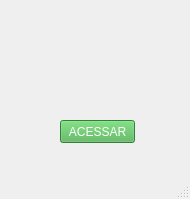
<?xml version="1.0" encoding="UTF-8"?>
<ui version="4.0">
 <class>MainWindow</class>
 <widget class="QMainWindow" name="MainWindow">
  <property name="geometry">
   <rect>
    <x>0</x>
    <y>0</y>
    <width>190</width>
    <height>199</height>
   </rect>
  </property>
  <property name="windowTitle">
   <string>Gráfica Aquarela</string>
  </property>
  <property name="windowIcon">
   <iconset>
    <normaloff>../img/logo.png</normaloff>../img/logo.png</iconset>
  </property>
  <widget class="QWidget" name="centralwidget">
   <widget class="QLabel" name="label_2">
    <property name="geometry">
     <rect>
      <x>20</x>
      <y>-40</y>
      <width>251</width>
      <height>191</height>
     </rect>
    </property>
    <property name="text">
     <string/>
    </property>
    <property name="pixmap">
     <pixmap>../img/logo150.png</pixmap>
    </property>
   </widget>
   <widget class="QLabel" name="label_5">
    <property name="geometry">
     <rect>
      <x>260</x>
      <y>320</y>
      <width>191</width>
      <height>16</height>
     </rect>
    </property>
    <property name="text">
     <string/>
    </property>
   </widget>
   <widget class="QPushButton" name="pushButton">
    <property name="geometry">
     <rect>
      <x>60</x>
      <y>120</y>
      <width>75</width>
      <height>23</height>
     </rect>
    </property>
    <property name="cursor">
     <cursorShape>PointingHandCursor</cursorShape>
    </property>
    <property name="styleSheet">
     <string notr="true">font: 63 10pt &quot;Segoe UI Semibold&quot;;

background-color: #4CAF50;
color: white;</string>
    </property>
    <property name="text">
     <string>ACESSAR</string>
    </property>
   </widget>
   <widget class="QPushButton" name="pushButton_4">
    <property name="geometry">
     <rect>
      <x>120</x>
      <y>160</y>
      <width>21</width>
      <height>21</height>
     </rect>
    </property>
    <property name="cursor">
     <cursorShape>PointingHandCursor</cursorShape>
    </property>
    <property name="styleSheet">
     <string notr="true">background-color: qradialgradient(spread:pad, cx:0, cy:0, radius:0.5, fx:0.3532, fy:0.3532, stop:1 rgba(0, 0, 0, 0));
border: none;</string>
    </property>
    <property name="text">
     <string/>
    </property>
    <property name="icon">
     <iconset>
      <normaloff>../img/wpp.png</normaloff>../img/wpp.png</iconset>
    </property>
    <property name="checkable">
     <bool>false</bool>
    </property>
   </widget>
   <widget class="QPushButton" name="pushButton_2">
    <property name="geometry">
     <rect>
      <x>60</x>
      <y>160</y>
      <width>21</width>
      <height>21</height>
     </rect>
    </property>
    <property name="cursor">
     <cursorShape>PointingHandCursor</cursorShape>
    </property>
    <property name="styleSheet">
     <string notr="true">background-color: qradialgradient(spread:pad, cx:0, cy:0, radius:0.5, fx:0.3532, fy:0.3532, stop:1 rgba(0, 0, 0, 0));
border: none;</string>
    </property>
    <property name="text">
     <string/>
    </property>
    <property name="icon">
     <iconset>
      <normaloff>../img/logo32.png</normaloff>../img/logo32.png</iconset>
    </property>
    <property name="checkable">
     <bool>false</bool>
    </property>
   </widget>
   <widget class="QPushButton" name="pushButton_3">
    <property name="geometry">
     <rect>
      <x>100</x>
      <y>160</y>
      <width>21</width>
      <height>21</height>
     </rect>
    </property>
    <property name="cursor">
     <cursorShape>PointingHandCursor</cursorShape>
    </property>
    <property name="styleSheet">
     <string notr="true">background-color: qradialgradient(spread:pad, cx:0, cy:0, radius:0.5, fx:0.3532, fy:0.3532, stop:1 rgba(0, 0, 0, 0));
border: none;</string>
    </property>
    <property name="text">
     <string/>
    </property>
    <property name="icon">
     <iconset>
      <normaloff>../img/fb.png</normaloff>../img/fb.png</iconset>
    </property>
    <property name="checkable">
     <bool>false</bool>
    </property>
   </widget>
   <widget class="QPushButton" name="pushButton_5">
    <property name="geometry">
     <rect>
      <x>80</x>
      <y>160</y>
      <width>21</width>
      <height>21</height>
     </rect>
    </property>
    <property name="cursor">
     <cursorShape>PointingHandCursor</cursorShape>
    </property>
    <property name="styleSheet">
     <string notr="true">background-color: qradialgradient(spread:pad, cx:0, cy:0, radius:0.5, fx:0.3532, fy:0.3532, stop:1 rgba(0, 0, 0, 0));
border: none;</string>
    </property>
    <property name="text">
     <string/>
    </property>
    <property name="icon">
     <iconset>
      <normaloff>../img/insta.png</normaloff>../img/insta.png</iconset>
    </property>
    <property name="checkable">
     <bool>false</bool>
    </property>
   </widget>
  </widget>
  <widget class="QStatusBar" name="statusbar"/>
 </widget>
 <resources/>
 <connections/>
</ui>
